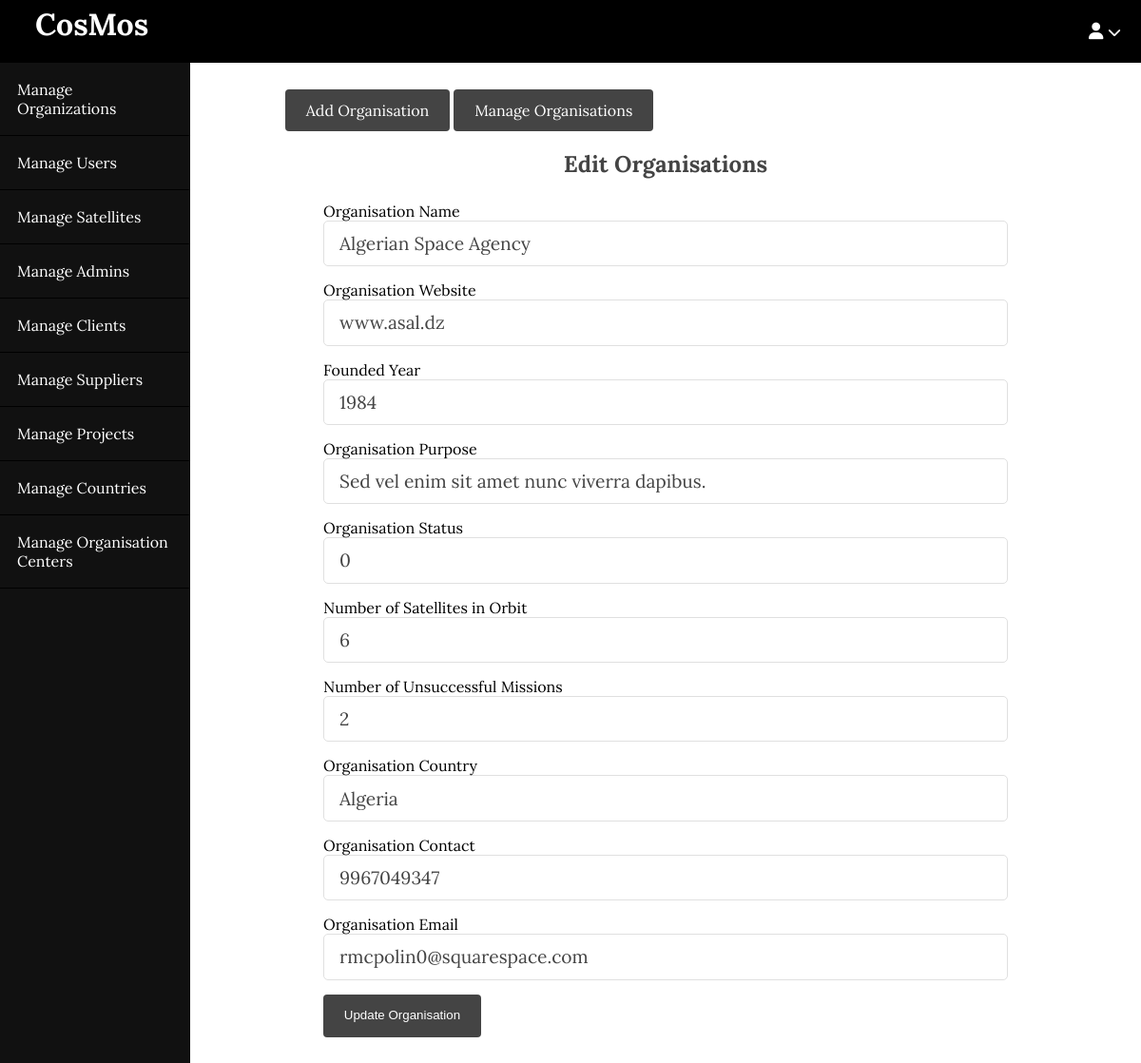
Screenshot of /blog/admin/posts/edit.php?id=Algerian Space Agency with the database file from the repository.
### tables this page shows
CREATE TABLE `organisation_normalised___organisation_details` (
  `Organisation_ID` int(2) DEFAULT NULL,
  `Organisation_Name` varchar(65) DEFAULT NULL,
  `Website` varchar(51) DEFAULT NULL,
  `Founded` int(4) DEFAULT NULL,
  `Purpose` varchar(108) DEFAULT NULL,
  `Status` int(1) DEFAULT NULL,
  `Contact` bigint(10) DEFAULT NULL,
  `Email` varchar(30) DEFAULT NULL
);

CREATE TABLE `organisation_normalised___sheet2` (
  `Organisation_Name` varchar(255) NOT NULL,
  `Satellite_In_Orbit` int(4) DEFAULT NULL,
  `Number_of_unsuccessful_missions` int(2) DEFAULT NULL,
  `Country_Name` varchar(24) DEFAULT NULL
);

### blog/app/controllers/posts.php (called while the page is built, shortened)
<?php
include(ROOT_PATH . "/app/database/db.php");
if(isset($_GET['id']))
{
    $organisation_name = $_GET['id'];
    $organisation_details = selectOne('organisation_normalised___organisation_details', ['Organisation_Name' => $organisation_name])[0];
    $organisation_gen = selectOne('organisation_normalised___sheet2', ['Organisation_Name' => $organisation_name])[0];
    $organisation_name = $organisation_details['Organisation_Name'];
    $organisation_website = $organisation_details['Website'];
    $organisation_founded = $organisation_details['Founded'];
    $organisation_purpose = $organisation_details['Purpose'];
    $organisation_status = $organisation_details['Status'];
    $organisation_contact = $organisation_details['Contact'];
    $organisation_email = $organisation_details['Email'];
    $organisation_satellites = $organisation_gen['Satellite_In_Orbit'];
    $organisation_unsuccessful = $organisation_gen['Number_of_unsuccessful_missions'];
    $organisation_country = $organisation_gen['Country_Name'];
}

### blog/app/database/db.php (called while the page is built, shortened)
<?php
require('connect.php');
function executeQuery($sql, $data)
{
    global $conn;
    $stmt = $conn->prepare($sql);
    $values = array_values($data);
    $types = str_repeat('s', count($values));
    $stmt->bind_param( $types, ...$values);
    $stmt->execute();
    return $stmt;
}
function selectOne($table, $conditions = [])
{
    $sql = "SELECT * FROM $table";
    $i = 0;
    foreach ( $conditions as $key => $value ) {
        if ( $i === 0)
        {
            $sql = $sql . " WHERE $key = ?";
        } else {
            $sql = $sql . " AND $key = ?";
        }
        $i++;
    }
    $sql = $sql . " LIMIT 1";
    $stmt = executeQuery($sql, $conditions);
    $records = $stmt->get_result()->fetch_all(MYSQLI_ASSOC);
    return $records;
}

### blog/admin/posts/edit.php (the view, shortened to what this page needs)
<?php include(ROOT_PATH . "/app/controllers/posts.php");
?>
<!DOCTYPE html>
<html lang="en">
<head>
    <link rel="stylesheet" href="../../assets/css/style.css">
    <link rel="stylesheet" href="../../assets/css/admin.css">
</head>
<body>
    <?php include(ROOT_PATH . "/app/includes/adminHeader.php"); ?>
    <div class="admin-wrapper">
        <?php include(ROOT_PATH . "/app/includes/adminSidebar.php"); ?>
        <div class="admin-content">
            <div class="button-group">
                <a href="create.php" class="btn btn-big">Add Organisation</a>
                <a href="index.php" class="btn btn-big">Manage Organisations</a>
            </div>
            <div class="content">
                <h2 class="page-title">Edit Organisations</h2>
                <form action="edit.php" method="post">
                    <div>
                        <label>Organisation Name</label>
                        <input type="text" name="Organisation_Name" class = "text-input" value = '<?php echo $organisation_name ?>'>
                    </div>
                    <div>
                        <label>Organisation Website</label>
                        <input type="text" name="Website" class = "text-input" value = '<?php echo $organisation_website ?>'>
                    </div>
                    <div>
                        <label>Founded Year</label>
                        <input type="text" name="Founded" class = "text-input" value = '<?php echo $organisation_founded ?>'>
                    </div>
                    <div>
                        <label>Organisation Purpose</label>
                        <input type="text" name="Purpose" class = "text-input" value = '<?php echo $organisation_purpose ?>'>
                    </div>
                    <div>
                        <label>Organisation Status</label>
                        <input type="text" name="Status" class = "text-input" value = '<?php echo $organisation_status ?>'>
                    </div>
                    <div>
                        <label>Number of Satellites in Orbit</label>
                        <input type="text" name="Satellite_In_Orbit" class = "text-input" value = '<?php echo $organisation_satellites ?>'>
                    </div>
                    <div>
                        <label>Number of Unsuccessful Missions</label>
                        <input type="text" name="Number_of_unsuccessful_missions" class = "text-input" value = '<?php echo $organisation_unsuccessful ?>'>
                    </div>
                    <div>
                        <label>Organisation Country</label>
                        <input type="text" name="Country_Name" class = "text-input" value = '<?php echo $organisation_country ?>'>
                    </div>
                    <div>
                        <label>Organisation Contact</label>
                        <input type="text" name="Contact" class = "text-input" value = '<?php echo $organisation_contact ?>'>
                    </div>
                    <div>
                        <label>Organisation Email</label>
                        <input type="email" name="Email" class = "text-input" value = '<?php echo $organisation_email ?>'>
                    </div>
                    <div>
                        <button type="submit" name='update-org' class="btn btn-big">Update Organisation</button>
                    </div>
                </form>
            </div>
        </div>
    </div>
</body>
</html>

### blog/assets/css/style.css (style rules this page uses)
* { box-sizing: border-box; }
html, body { height: 100%; padding: 0px; margin: 0px; background: white; font-family:'Lora', serif; }
h1, h2, h3, h4, h5, h6 { color: #444; margin: 5px; }
a { text-decoration: none; color: inherit; }
.btn { padding: .5rem 1rem; background: #444444; color: white; border: 1px solid transparent; border-radius: 0.25rem; }
.btn-big { padding: .7rem 1.3rem; line-height: 1.3rem; }
.text-input { padding: .7rem 1rem; display: block; width: 100%; border-radius: 5px; border: 1px solid #e0e0e0; outline: none; color: #444; line-height: 1.5rem; font-family: 'Lora', serif; font-size: 1.2em; }
.content { width: 90%; margin: 30px auto 30px; }

### blog/assets/css/admin.css (style rules this page uses)
.admin-wrapper { display: flex; height: calc(100% - 66px); }
.admin-wrapper .admin-content { flex: 8; height: 100%; padding: 40px 100px 100px; overflow-y: scroll; }
.admin-content .page-title { text-align: center; margin-bottom: 1.5rem; }
form div { margin-bottom: 15px; }

### rows the page displays
organisation_normalised___organisation_details: Organisation_Name "Algerian Space Agency", Website "www.asal.dz", Founded "1984", Purpose "Sed vel enim sit amet nunc viverra dapibus.", Status "0", Contact "9967049347", Email "rmcpolin0@squarespace.com"
organisation_normalised___sheet2: Satellite_In_Orbit "6", Number_of_unsuccessful_missions "2", Country_Name "Algeria"
